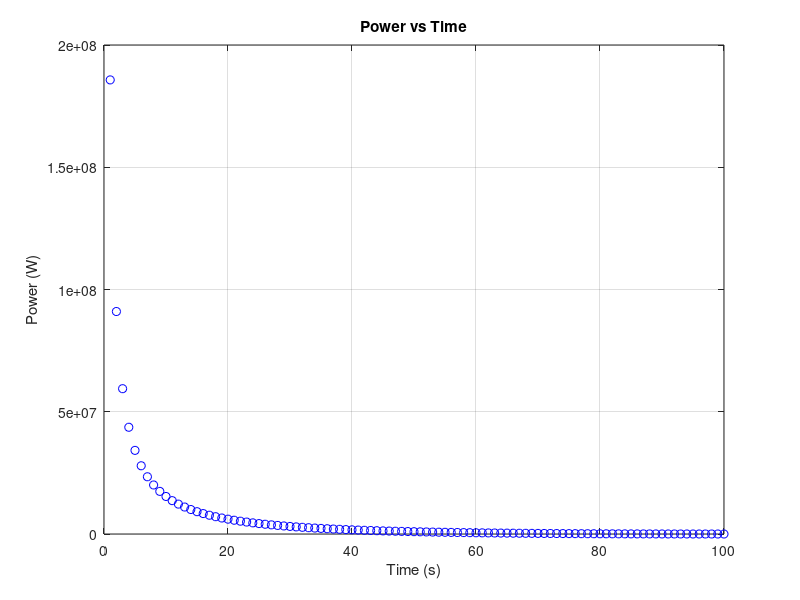

Source code (MATLAB):
close all; clc;
k = 0.50;
m = 3000;%3kg
f0 = 500;%frequency in Hz
r = 0.80;%radius in meters

%Frequency decreases 1Hz a second
t = linspace(0,100,101);
f = linspace(100,0,101);%f0 is 100 Hz
E = 2.*pi.^2.*k.*m.*r.^2.*f.^2;%Energy of the signal
P = E./t;
figure()
plot(t,P,'ob');
xlabel('Time (s)');
ylabel('Power (W)');
title('Power vs Time');%Linear Decrease of frequency over time
grid on;
